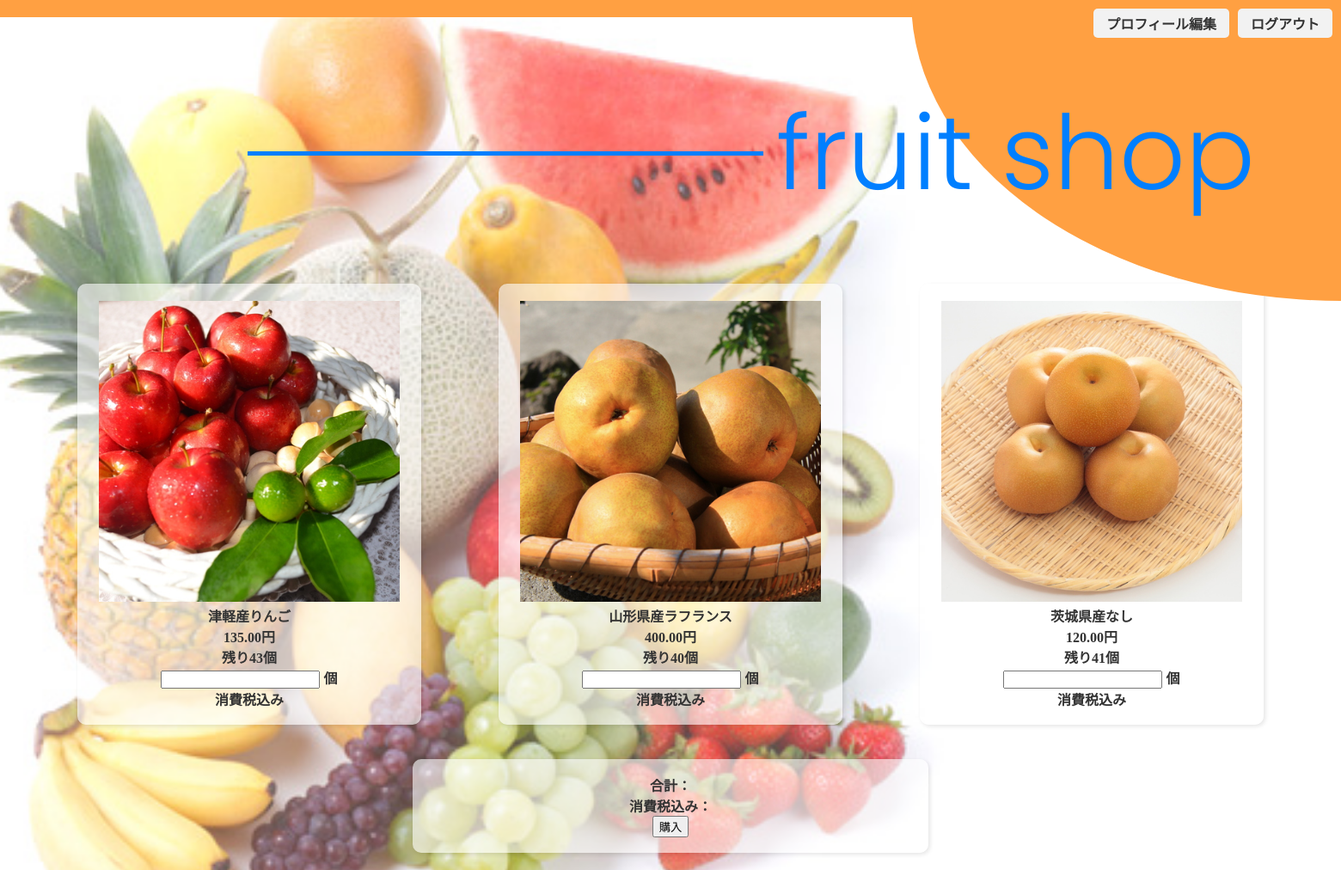
Screenshot of /index.php (signed in) with the database file from the repository.
### tables this page shows
CREATE TABLE `products` (
  `id` int(11) NOT NULL,
  `product_name` varchar(255) NOT NULL,
  `stock` int(11) NOT NULL,
  `price` decimal(10,2) NOT NULL,
  `image` varchar(255) DEFAULT NULL,
  `is_deleted` tinyint(1) DEFAULT '0'
);

### index.php (the view, shortened to what this page needs)
<?php
include 'config.php';
$sql = "SELECT * FROM products WHERE is_deleted = 0";
try {
    $stmt = $pdo->prepare($sql);
    $stmt->execute();
    $products = $stmt->fetchAll();
} catch (\PDOException $e) {
    die("データベースクエリエラー: " . $e->getMessage());
}
?>
<!DOCTYPE html>
<html lang="ja">
<head>
    <link rel="stylesheet" href="css/index.css">
</head>
<body>
<div class="buttons-container">
    <a href="edit_profile.php" class="button">プロフィール編集</a>
    <a href="logout.php" class="button">ログアウト</a>
</div>
    <div class="waku"></div>
    <div class="header">
        fruit shop
    </div>
<?php
echo '<form action="process_order.php" method="post">';
echo '<div class="continer">';
foreach($products as $row) {
    echo '<div class="item" data-product-id="' . $row["id"] . '">';
    echo '<img src="img/' . $row["image"] . '" class="fruit-image">';
    echo '<div class="product_name">' . $row["product_name"] . '</div>';
    echo '<div class="cont2"><span class="price1" id="price_' . $row["id"] . '">' . $row["price"] . '</span>円</div>';
    echo '<div class="cont2">残り<span id="stock_' . $row["id"] . '" data-original-stock="' . $row["stock"] . '">' . $row["stock"] . '</span>個</div>';
    echo '<div class="cont2"><input type="number" name="quantity_' . $row["id"] . '" id="inputText_' . $row["id"] . '" data-product-id="' . $row["id"] . '"> <span class="inputNumber"></span>個</div>';
    echo '<div class="cont2">消費税込み<span class="result2" id="result2_' . $row["id"] . '"></span></div></br>';
    echo '</div>';
}
echo '</div>';
echo '<div class="center-wrapper">';
    echo '<div class="totals">';
    echo '</br><div class="cont2">合計：<span id="grandtotal"></span></div>';
    echo '<div class="cont2">消費税込み：<span id="grandtotaltax"></span></div>';
        echo '<div class="cont2"><input type="submit" value="購入" class="grandTotalSubmit"></div></br>';
    echo '</div>';
echo '</div>';
echo '</form>';
?>
</body>
</html>

### css/index.css (style rules this page uses)
body { margin: 0; background-image: url(../img/kudamono-haikei2.jpg); background-size: 1500px; background-repeat: no-repeat; background-position: -150px -200px; }
body::before { content: ""; position: absolute; top: 0%; left: 100%; transform: translate(-50%, -50%); width: 1000px; height: 700px; background-color: #ffa042; border-radius: 50%; }
.waku { width:100%; height:20px; background-color: #ffa042; }
.header { font-family: 'Poppins-Light', sans-serif; color: #007fff; font-size: 120px; position: absolute; top: 0; right: 100px; display: flex; align-items: center; line-height: 0.8; margin-top: 130px; margin-bottom: -200px; }
.header::before { background-color: #007fff; content: ""; height: 5px; width: 600px; margin-right: 15px; }
.continer { margin-top: 300px; width: 100%; display: flex; flex-wrap: wrap; align-content:space-between; justify-content: space-evenly; }
.item .fruit-image { width: 350px; height: 350px; object-fit: cover; margin-top: 20px; }
.item { background-color: #fff9; background-position: center; width:400px; border-radius: 10px; margin-bottom: 20px; box-shadow: 2px 2px 5px rgba(0, 0, 0, 0.1); }
.item { font-weight: bold; color: #333; text-align: center; margin-top: 10px; }
.item .price1 { font-weight: bold; color: #333; text-align: center; margin-top: 5px; }
.totals { width: 600px; font-weight: bold; color: #333; text-align: center; margin-top: 20px; margin-bottom: 20px; background-color: #fff9; border-radius: 10px; box-shadow: 2px 2px 5px rgba(0, 0, 0, 0.1); }
.center-wrapper { display: flex; justify-content: center; align-items: center; }
.buttons-container { position: absolute; top: 10px; right: 10px; display: flex; gap: 10px; }
.button { padding: 5px 15px; background-color: #f2f2f2; border: none; border-radius: 5px; text-decoration: none; color: #333; font-weight: bold; transition: background-color 0.3s; }

### rows the page displays
products: image (picture), product_name "津軽産りんご", price "135.00", stock "43"
products: image (picture), product_name "山形県産ラフランス", price "400.00", stock "40"
products: image (picture), product_name "茨城県産なし", price "120.00", stock "41"
